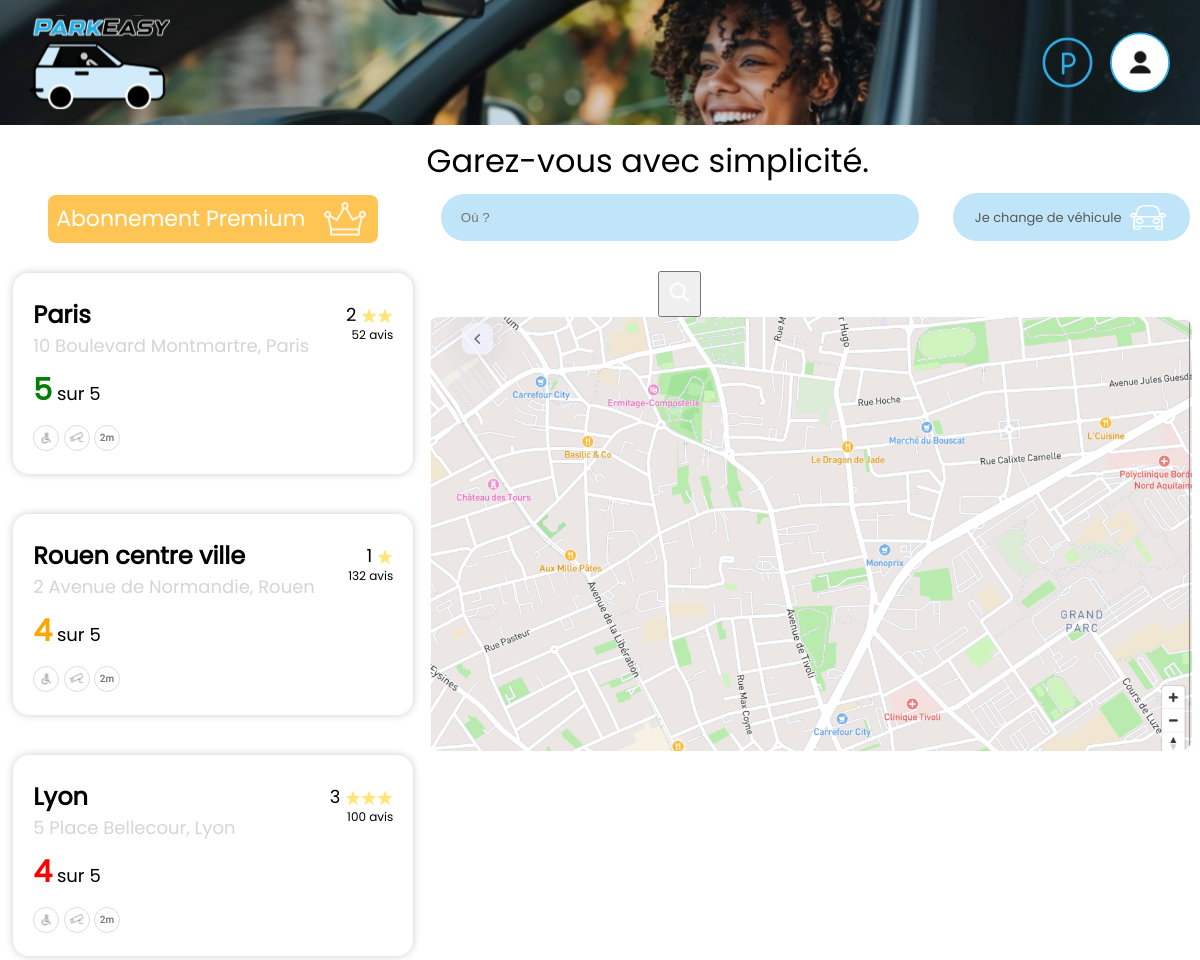
The page /home on the database its author committed.
### tables this page shows
CREATE TABLE Parking (
        Park_Id INTEGER PRIMARY KEY AUTOINCREMENT,
        Nom_Parking TEXT UNIQUE NOT NULL,
        Adresse_Parking TEXT NOT NULL,
        Ville_Parking TEXT NOT NULL,
        Hauteur_max REAL NOT NULL,
        A_Places_handicapees INTEGER NOT NULL DEFAULT 0,
        Est_Sous_Surveillance INTEGER NOT NULL DEFAULT 0,
        Est_Couvert INTEGER NOT NULL DEFAULT 0,
        Est_Horaire_24h INTEGER NOT NULL DEFAULT 0 
    );

### app.py (the view, shortened to what this page needs)
@app.route('/home', methods=['GET','POST'])
def home():
    if request.method == 'GET':
        with connect_db() as db:
            cursor = db.cursor()
            cursor.execute("SELECT * FROM Parking")
            parkings =  cursor.fetchall()
            parking1 = random.choice(parkings)
            parkings.remove(parking1)
            parking2 = random.choice(parkings)
            parkings.remove(parking2)
            parking3 = random.choice(parkings)
            parkings.remove(parking3)
            cursor.execute("SELECT COUNT(Place.Place_Id) FROM Place LEFT JOIN Reservation ON Place.Place_Id = Reservation.Place_Id AND Reservation.Date_Fin_Reservation >= datetime('now') WHERE Place.Park_Id = ? AND Reservation.Place_Id IS NULL;", (parking1[0],))
            nombre_places_disponibles_parking1 = cursor.fetchone()[0]
            cursor.execute("SELECT COUNT(Place.Place_Id) FROM Place WHERE Park_Id = ?", (parking1[0],))
            nombre_places_totales_parking1 = cursor.fetchone()[0]
            cursor.execute("SELECT COUNT(Place.Place_Id) FROM Place LEFT JOIN Reservation ON Place.Place_Id = Reservation.Place_Id AND Reservation.Date_Fin_Reservation >= datetime('now') WHERE Place.Park_Id = ? AND Reservation.Place_Id IS NULL;", (parking2[0],))
            nombre_places_disponibles_parking2 = cursor.fetchone()[0]
            cursor.execute("SELECT COUNT(Place.Place_Id) FROM Place WHERE Park_Id = ?", (parking2[0],))
            nombre_places_totales_parking2 = cursor.fetchone()[0]
            cursor.execute("SELECT COUNT(Place.Place_Id) FROM Place LEFT JOIN Reservation ON Place.Place_Id = Reservation.Place_Id AND Reservation.Date_Fin_Reservation >= datetime('now') WHERE Place.Park_Id = ? AND Reservation.Place_Id IS NULL;", (parking3[0],))
            nombre_places_disponibles_parking3 = cursor.fetchone()[0]
            cursor.execute("SELECT COUNT(Place.Place_Id) FROM Place WHERE Park_Id = ?", (parking3[0],))
            nombre_places_totales_parking3 = cursor.fetchone()[0]
        return render_template('home.html', parking1=parking1, parking2=parking2, parking3=parking3, nombre_places_disponibles_parking1=nombre_places_disponibles_parking1, nombre_places_disponibles_parking2=nombre_places_disponibles_parking2, nombre_places_disponibles_parking3=nombre_places_disponibles_parking3, nombre_places_totales_parking1=nombre_places_totales_parking1, nombre_places_totales_parking2=nombre_places_totales_parking2, nombre_places_totales_parking3=nombre_places_totales_parking3)

### app.py (called while the page is built)
def connect_db():
    db_path = 'ParkEase.db'
    return sqlite3.connect(db_path)

### templates/home.html (shortened to what this page needs)
<!DOCTYPE html>
<html lang="fr">
<head>
    <link rel="stylesheet" href="/static/reset.css">
    <link rel="stylesheet" href="/static/home.css">
    <link rel="stylesheet" href="/static/global.css">
</head>
<div class="navbar">
    <img class="logo" src="../static/Picture/logo.svg" alt="logo">
    <div class="navaccount">
        <img class="indication" src="../static/Picture/indication.svg" alt="indication">
        <img class="account" src="../static/Picture/account.svg" alt="account">
    </div>
</div>
<body>
    <div class="wrapper">
        <div class="container">
            <div class="main">
                <div class="firstcontainer">
                    <a href="#" class="premiumcontainer">
                        <p class="abonnementpremium">Abonnement Premium</p>
                        <img class="premium" src="../static/Picture/Crown.svg" alt="logo">
                    </a>
                    <div class="cardcontainer">
                        <a href="/detailparking/{{parking1[0]}}" class="card">
                            <div class="leftcontainer">
                                <h2 class="cardtitle">{{ parking1[1] }}</h2>
                                <p class="cardparagraph">{{ parking1[2] }}</p>
                                <p class="cardnbplace"><span id="green">{{ nombre_places_disponibles_parking1 }}</span> sur {{ nombre_places_totales_parking1 }}</p>
                                <div class="cardpicturecontainer">
                                    <img class="cardpicture" src="../static/Picture/handicap.svg" alt="handicap">
                                    <img class="cardpicture" src="../static/Picture/camera.svg" alt="camera">
                                    <img class="cardpicture" src="../static/Picture/hauteur.svg" alt="hauteur">
                                </div>
                            </div>
                            <div class="rightcontainer">
                                <div class="notecontainer">
                                    <p class="note">2</p>
                                    <img class="star" src="../static/Picture/Star.svg" alt="star">
                                    <img class="star" src="../static/Picture/Star.svg" alt="star">
                                </div>
                                <p class="nbavis">52 avis</p>
                            </div>
                        </a>
                        <a href="/detailparking/{{parking2[0]}}" class="card">
                            <div class="leftcontainer">
                                <h2 class="cardtitle">{{ parking2[1] }}</h2>
                                <p class="cardparagraph">{{ parking2[2] }}</p>
                                <p class="cardnbplace"><span id="orange">{{ nombre_places_disponibles_parking2 }}</span> sur {{ nombre_places_totales_parking2 }}</p>
                                <div class="cardpicturecontainer">
                                    <img class="cardpicture" src="../static/Picture/handicap.svg" alt="handicap">
                                    <img class="cardpicture" src="../static/Picture/camera.svg" alt="camera">
                                    <img class="cardpicture" src="../static/Picture/hauteur.svg" alt="hauteur">
                                </div>
                            </div>
                            <div class="rightcontainer">
                                <div class="notecontainer">
                                    <p class="note">1</p>
                                    <img class="star" src="../static/Picture/Star.svg" alt="star">
                                </div>
                                <p class="nbavis">132 avis</p>
                            </div>
                        </a>
                        <a href="/detailparking/{{parking3[0]}}" class="card">
                            <div class="leftcontainer">
                                <h2 class="cardtitle">{{ parking3[1] }}</h2>
                                <p class="cardparagraph">{{ parking3[2] }}</p>
                                <p class="cardnbplace"><span id="red">{{ nombre_places_disponibles_parking3 }}</span> sur {{ nombre_places_totales_parking3 }}</p>
                                <div class="cardpicturecontainer">
                                    <img class="cardpicture" src="../static/Picture/handicap.svg" alt="handicap">
                                    <img class="cardpicture" src="../static/Picture/camera.svg" alt="camera">
                                    <img class="cardpicture" src="../static/Picture/hauteur.svg" alt="hauteur">
                                </div>
                            </div>
                            <div class="rightcontainer">
                                <div class="notecontainer">
                                    <p class="note">3</p>
                                    <img class="star" src="../static/Picture/Star.svg" alt="star">
                                    <img class="star" src="../static/Picture/Star.svg" alt="star">
                                    <img class="star" src="../static/Picture/Star.svg" alt="star">
                                </div>
                                <p class="nbavis">100 avis</p>
                            </div>
                        </a>
                    </div>
                </div>
                <div class="secondcontainerwrapper">
                    <div class="secondcontainer">
                        <div class="titlecontainer">
                            <h1 class="title">Garez-vous avec simplicité.</h1>
                        </div>
                        <div class="barrederecherche">
                            <form method="post" action="/home">
                                <input class="input" type="text" id="Nom_Parking" name="Nom_Parking" placeholder="Où ?" required>
                                <button type="submit" class="button"><img src="../static/Picture/Search.svg" alt="search"></button>
                            </form>
                                <div class="vehicule">
                                <p class="paragraphvehicule">Je change de véhicule</p>
                                <img class="car" src="../static/Picture/Car.svg" alt="car">
                            </div>
                        </div>
                        <div>
                            <img class="map" src="../static/Picture/map.svg" alt="map">
                        </div>
                    </div>
                </div>
            </div>
        </div>
    </div>
</body>
</html>

### static/home.css (style rules this page uses)
.wrapper { display: flex; align-items: center; justify-content: center; border-radius: 16px; font-family: "Poppins", sans-serif; color: white; text-align: center; margin-left: 5px; margin-right: 5px; margin-bottom: 5px; }
.container { width: 100%; }
.navbar { background-image: url('../static/Picture/Header.svg'); display: flex; height: 125px; justify-content: space-between; position: sticky; width: 100%; }
.logo { max-width: 140px; max-height: auto; margin-left: 30px; }
.account { max-width: 60px; max-height: auto; margin-right: 30px; }
.indication { max-width: 55px; max-height: auto; margin-right: 15px; }
.navaccount { display: flex; }
.titlecontainer { color: black; align-items: center; }
.input { border-radius: 300px; border: none; background-color: #C1E5F8; padding-left: 20px; margin-top: 17px; height: 45px; margin-bottom: 30px; }
.main { display: flex; margin-top: 20px; }
.firstcontainer { display: flex; flex-direction: column; align-items: center; }
.secondcontainer { display: flex; flex-direction: column; justify-content: flex-start; align-items: flex-start; }
.secondcontainerwrapper { display: flex; justify-content: center; }
.premiumcontainer { display: flex; align-items: center; justify-content: center; background-color: #FFC554; text-decoration: none; border-radius: 8px; transition: all 0.3s ease-in-out; margin-top: 50px; margin-bottom: 30px; }
.abonnementpremium { color: white; margin-left: 8px; font-size: 22px; }
.premium { margin-right: 8px; width: 50px; height: auto; margin-top: 2px; margin-bottom: 2px; margin-left: 15px; }
.title { font-size: 32px; }
.map, .barrederecherche, .title { margin-left: 5px; margin-right: 5px; }
.map { width: 99%; height: auto; }
.cardcontainer { display: flex; flex-direction: column; justify-content: flex-start; align-items: flex-start; text-align: start; }
.card { box-shadow: 0 0 8px rgba(0, 0, 0, 0.2); border-radius: 16px; margin-bottom: 40px; display: flex; text-decoration: none; color: black; transition: all 0.3s ease-in-out; width: 400px; justify-content: space-between; }
.cardtitle { font-size: 24px; margin-left: 20px; margin-right: 20px; margin-top: 30px; margin-bottom: 10px; font-weight: bold; }
.cardparagraph { margin-left: 20px; margin-right: 20px; margin-bottom: 20px; color: #D5D5D5; }
.cardnbplace { margin-left: 20px; margin-right: 20px; margin-bottom: 20px; }
#green { color: green; font-size: 30px; font-weight: bold; }
#orange { color: orange; font-size: 30px; font-weight: bold; }
#red { color: red; font-size: 30px; font-weight: bold; }
.cardpicturecontainer { margin-left: 20px; margin-bottom: 20px; }
.notecontainer { display: flex; margin-top: 30px; justify-content: flex-end; align-items: flex-end; margin-bottom: 5px; }
.nbavis { font-size: 12px; }
.rightcontainer { display: flex; flex-direction: column; align-items: flex-end; margin-right: 20px; }
.note { margin-top: 3px; margin-right: 5px; }
.vehicule { background-color: #C1E5F8; display: flex; justify-content: center; align-items: center; border-radius: 300px; border: none; margin-top: 16px; height: 48px; padding-left: 20px; margin-left: 20px; padding-right: 20px; transition: all 0.3s ease-in-out; }
.paragraphvehicule { font-size: 13px; color: rgb(88, 88, 88); }
.barrederecherche { display: flex; }
.car { margin-left: 8px; }
@media screen and (min-width: 1100px) { .firstcontainer { width: 35%; } }
@media screen and (min-width: 1100px) { .secondcontainerwrapper { width: 65%; } }
@media screen and (min-width: 1100px) { .vehicule { width: 17vw; } }
@media screen and (min-width: 1100px) { .input { width: 38vw; } }

### static/global.css (style rules this page uses)
h1 { font-size: 56px; }
h2 { font-size: 40px; }
p { font-size: 18px; }

### rows shown on the page
Parking: Nom_Parking "Paris", Adresse_Parking "10 Boulevard Montmartre, Paris"
Parking: Nom_Parking "Rouen centre ville", Adresse_Parking "2 Avenue de Normandie, Rouen"
Parking: Nom_Parking "Lyon", Adresse_Parking "5 Place Bellecour, Lyon"

### other values the page prints
{{ nombre_places_disponibles_parking1 }} "5"
{{ nombre_places_totales_parking1 }} "5"
{{ nombre_places_disponibles_parking2 }} "4"
{{ nombre_places_totales_parking2 }} "5"
{{ nombre_places_disponibles_parking3 }} "4"
{{ nombre_places_totales_parking3 }} "5"
